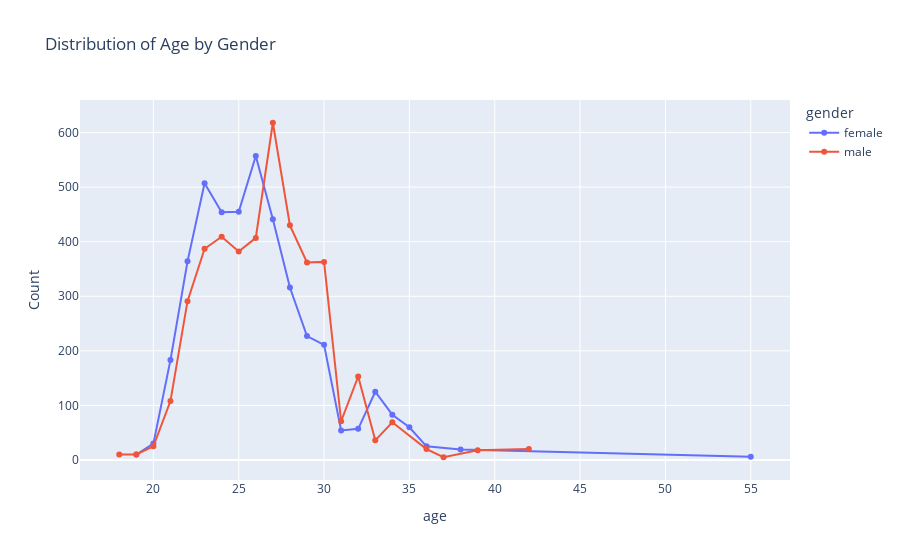

This figure's notebook cell:
### Code cell
# Créer une table de fréquence de la distribution d'âge par genre
age_distribution_gender = df.groupby(['gender', 'age']).size().reset_index(name='Count')
# Tracer la courbe de distribution d'âge par genre
fig = px.line(age_distribution_gender, x='age', y='Count', color='gender', markers=True, 
              title="Distribution of Age by Gender")
fig.show()

### Figure 1 — Plotly figure (JSON) as saved in the notebook; plotly's stock layout.template omitted (floating-point values rounded to 4 significant figures)
{"data": [{"hovertemplate": "gender=female<br>age=%{x}<br>Count=%{y}<extra></extra>", "legendgroup": "female", "line": {"color": "#636efa", "dash": "solid"}, "marker": {"symbol": "circle"}, "mode": "lines+markers", "name": "female", "orientation": "v", "showlegend": true, "type": "scatter", "x": [19, 20, 21, 22, 23, 24, 25, 26, 27, 28, 29, 30, 31, 32, 33, 34, 35, 36, 38, 55], "xaxis": "x", "y": [10, 30, 183, 364, 507, 454, 455, 557, 441, 316, 227, 211, 54, 57, 125, 83, 60, 25, 19, 6], "yaxis": "y"}, {"hovertemplate": "gender=male<br>age=%{x}<br>Count=%{y}<extra></extra>", "legendgroup": "male", "line": {"color": "#EF553B", "dash": "solid"}, "marker": {"symbol": "circle"}, "mode": "lines+markers", "name": "male", "orientation": "v", "showlegend": true, "type": "scatter", "x": [18, 19, 20, 21, 22, 23, 24, 25, 26, 27, 28, 29, 30, 31, 32, 33, 34, 36, 37, 39, 42], "xaxis": "x", "y": [10, 10, 25, 108, 291, 387, 409, 382, 407, 618, 430, 362, 363, 71, 153, 36, 69, 20, 5, 18, 20], "yaxis": "y"}], "layout": {"legend": {"title": {"text": "gender"}, "tracegroupgap": 0}, "title": {"text": "Distribution of Age by Gender"}, "xaxis": {"anchor": "y", "domain": [0, 1], "title": {"text": "age"}}, "yaxis": {"anchor": "x", "domain": [0, 1], "title": {"text": "Count"}}}}
